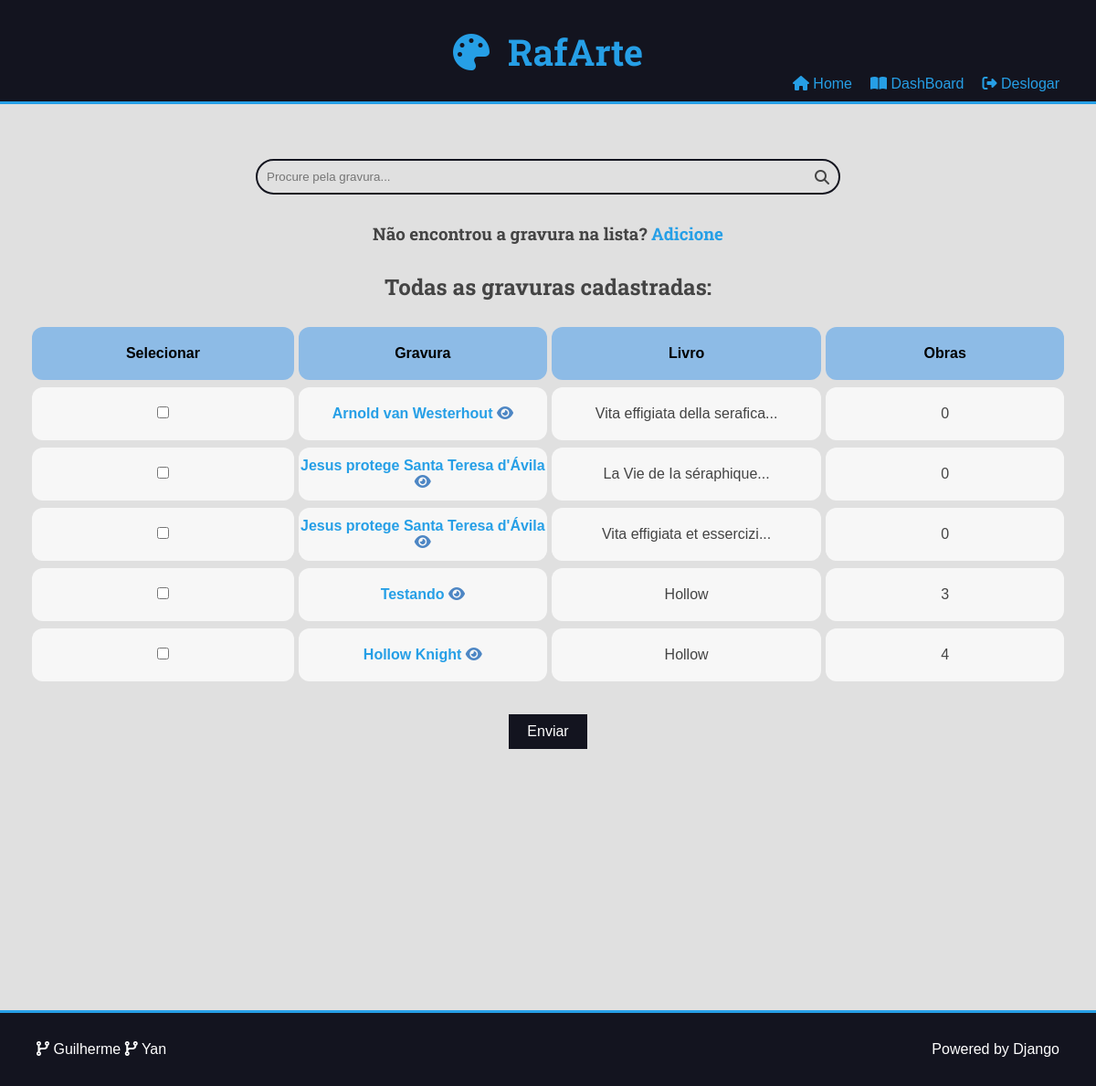
The app's page /user/engraving/all/ (signed in) with its own data.
### museum/models.py (models this page shows, shortened)
class Engraving(models.Model):
    name = models.CharField(max_length=50)
    book = models.CharField(max_length=50, blank=True)
    cover = models.ImageField(upload_to='engravings/cover/%Y/%m/%d/')
    author = models.ManyToManyField(
        Author, blank=True, default=None
    )
    class Meta:
        db_table = 'ENGRAVING'

### user/views.py (the view)
# urls.py: path('engraving/all/', views.engravings, name='engraving_all'),
@require_GET
@login_required(login_url='user:login')
def engravings(request: HttpRequest) -> HttpResponse:
    engraving_paintings = []
    engravings = Engraving.objects.all().order_by('-id')
    for engraving in engravings:
        paintings_number = engraving.painting_set.filter(is_published=True).count()
        engraving_paintings.append((engraving, paintings_number))
    return render(request, 'user/pages/all_engravings.html',{
            'engravings': engraving_paintings,
            'search': False,
        })

### user/templates/user/pages/all_engravings.html (shortened to what this page needs)
{% extends 'templates/pages/global.html' %}
{% block content %}
<div class="main-content center container">
    <div class="search-container">
        <div class="container">
            <form action="" class="search-form">
                <input type="text" id="search_engraving" onkeyup="searchElementTable()"
            placeholder="Procure pela gravura..." class="search-input">
            <i class="fas fa-search search-button"></i>
            </form>
            <h3 id="text-engraving">Não encontrou a gravura na lista? <a href="{% url 'user:painting_engraving_create' %}">Adicione</a></h3>
        </div>
    </div>
    <h2>Todas as gravuras cadastradas: {{search_result}}</h2>
    {% if engravings %}
    <form action="{% url 'user:engraving_create_data' %}" method="POST">
        <div class="search-page">
            <table class="table">
                <thead>
                    <tr>
                        <th scope="col">Selecionar</th>
                        <th scope="col">Gravura</th>
                        <th scope="col">Livro</th>
                        <th scope="col">Obras</th>
                    </tr>
                </thead>
                <tbody class="table-body-wrapper">
                    {% for engraving, qtd_paintings in engravings %}
                    <tr id='linha_tabela'>
                        <td><input type="checkbox" id="engraving_{{engraving.id}}" name="engraving"
                                value="{{engraving.id}}"></td>
                        <td class="main-table-name test-main">
                            <a href=""> {{engraving.name}} </a>
                            <i class="fa-solid fa-eye"></i>
                        </td>
                        <td>
                            {% if engraving.book %}
                            {{engraving.book}}
                            {% else %}
                            ---
                            {% endif %}
                        </td>
                        <td>
                            {{qtd_paintings}}
                        </td>
                    </tr>
                    {% endfor %}
                </tbody>
            </table>
        </div>
        <div class="form-content">
            <button style="margin-top:5%" class="plaintext-button" type="submit">Enviar</button>
        </div>
    </form>
    {% else %}
    <h1>Nenhuma gravura encontrada com essa busca</h1>
    {% endif %}
</div>
{% endblock content %}

### website/static/css/style.css (style rules this page uses)
:root { --color-primary: #269fe6; --color-primary-hover: #2086c2; --color-primary-dark: #13141f; --color-primary-dark-hover: #212336; --color-primary-light: #d4ecfa; --color-primary-light-hover: #bdd8e7; --color-white: #fff; --color-black: #000; --color-dark-text: #444; --color-info-light: #cce5ff; --color-debug-light: #cce5ff; --color-success-light: #d4edda; --color-alert-light: #fff3cd; --color-warning-light: #fff3cd; --color-error-light: #f8d7da; --color-info-dark: #4d86c4; --color-debug-dark: #4d86c4; --color-success-dark: #4a9c5d; --color-alert-dark: #927f40; --color-warning-dark: #927f40; --color-error-dark: #da525d; --color-gray-0: #f9f9f9; --color-gray-1: #e0e0e0; --color-gray-2: #c7c7c7; --color-gray-3: #aeaeae; --color-gray-4: #959595; --color-gray-5: #7d7d7d; --color-gray-6: #646464; --color-gray-7: #4b4b4b; --color-gray-8: #323232; --color-gray-9: #191919; --color-light-gray: rgb(247, 247, 247); --font-primary: sans-serif; --font-headings: "Roboto Slab", serif; --spacing-gutter-medium: 3rem; --spacing-gutter-large: 4rem; }
* { padding: 0; margin: 0; box-sizing: border-box; }
html { font-size: 62.5%; min-height: 100%; }
body { font-size: 1.6rem; position: relative; min-height: 100%; font-family: var(--font-primary); background: var(--color-gray-1); color: var(--color-dark-text); }
h1, h2, h3, h4, h5, h6 { font-family: var(--font-headings); }
h2 { text-align: center; margin-bottom: 2rem; }
a, .plaintext-button { color: var(--color-primary); text-decoration: none; text-align: center; transition: all 300ms ease-in-out; }
.container { max-width: 144rem; margin: 0 auto; padding: var(--spacing-gutter-medium); }
.search-form { border: 2px solid var(--color-primary-dark); border-radius: 20px; max-width: 64rem; margin: 0 auto; position: relative; transition: all 300ms ease-in-out; }
.search-input, .search-button { border: none; background: none; outline: none; padding: 1rem; transition: all 300ms ease-in-out; }
.search-input { width: 100%; padding-right: 3rem; }
.search-button { position: absolute; top: 0; right: 0; }
.main-content { padding-top: 0; }
.form-content { max-width: 64rem; margin: 0 auto; margin-bottom: var(--spacing-gutter-medium); }
.form-content button { padding: 1rem 2rem; border: none; background: var(--color-primary-dark); color: var(--color-white); }
.plaintext-button { display: inline; border: none; background: none; cursor: pointer; color: var(--color-primary); font-size: 1.6rem; }
.center { text-align: center; }
.search-form { display: flex; padding-left: 0px; min-height: 10px; }
.search-page { display: flex; justify-content: center; max-height: 400px; overflow-y: auto; }
.table { text-align: center; border-collapse: collapse; border-radius: 10px; border-collapse: separate; border-spacing: 5px 8px; }
th, td { text-align: center; border-collapse: collapse; width: 80rem; padding: 2rem; border-radius: 12px; background-color: var(--color-light-gray); overflow: hidden; background-size: 50%; }
td { cursor: not-allowed; }
th { background-color: rgb(141, 187, 230); color: black; }
.main-table-name { padding: 2rem; cursor: pointer; font-weight: bold; color: var(--color-info-dark); padding: 0; }
.table { margin-bottom: 20rem; }
#text-engraving { margin-top: 3rem; }
* { box-sizing: border-box; }

### records on screen
Engraving: name "Arnold van Westerhout", book "Vita effigiata della serafica...", qtd_paintings "0"
Engraving: name "Jesus protege Santa Teresa d'Ávila", book "La Vie de Ia séraphique...", qtd_paintings "0"
Engraving: name "Jesus protege Santa Teresa d'Ávila", book "Vita effigiata et essercizi...", qtd_paintings "0"
Engraving: name "Testando", book "Hollow", qtd_paintings "3"
Engraving: name "Hollow Knight", book "Hollow", qtd_paintings "4"
